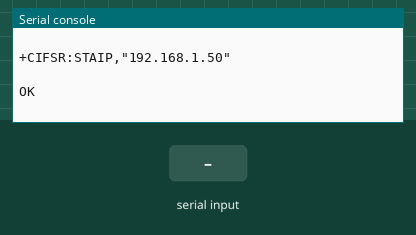
The program below on a simulated Raspberry Pi Pico running MicroPython. Parts: the last lines printed to the serial console. The test bench sets the inputs (shaded band). The modem accepts every AT command (registered, SIM ready, sends succeed) and sends nothing else.

Above: at 4.2 s.
4.3 s: ",\n" received over the second serial link
At 5.5 s:
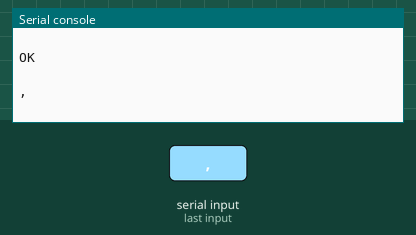
5.8 s: ":\n" received over the second serial link
At 6.9 s:
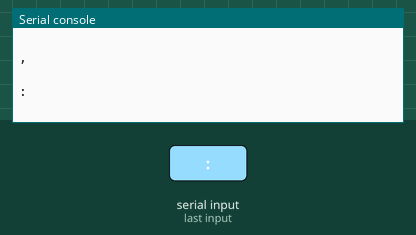

The program:

TCP_Server.py
```python
#!/usr/bin/env python3
# -*- coding: utf-8 -*-
# －－－－Hunan Chuanglebo Intelligent Technology Co., Ltd.－－－－
#  File name：TCP_Client.py
#  Version：V2.0
#  author: zhulin
# Description: WIFI TCP server-side communication case
#---------------------------------------
from machine import UART, Pin
import utime,time

# WIFI router information, please fill in your own WIFI router information
SSID='***********'       # WIFI name
password = '*********'   # WIFI password
Port = '8080'            # Custom port number

# The serial port is mapped to the GP0 and GP1 ports. When using this port and
# when communicating with the WIFI module, do not use the GP0 and GP1 ports
esp_uart = UART(0, 115200) # Serial port 0, baud rate 115200

# Send command function
def esp_sendCMD(cmd,ack,timeout=2000):
    esp_uart.write(cmd+'\r\n')
    i_t = utime.ticks_ms()
    while (utime.ticks_ms() - i_t) < timeout:
        s_get=esp_uart.read()
        if(s_get != None):
            s_get=s_get.decode()
            print(s_get)
            if(s_get.find(ack) >= 0):
                return True
    return False

# Send data
def esp_sendData(ID,data):
    esp_sendCMD('AT+CIPSEND='+str(ID)+','+str(len(data)),'>')
    esp_uart.write(data)

# Receive data
def esp_ReceiveData():
    s_get=esp_uart.read()
    if(s_get != None):
        s_get=s_get.decode()
        print(s_get)
        if(s_get.find('+IPD') >= 0):
            n1=s_get.find('+IPD,')
            n2=s_get.find(',',n1+5)
            ID=int(s_get[n1+5:n2])
            n3=s_get.find(':')
            s_get=s_get[n3+1:]
            return ID,s_get
    return None,None

# Program entrance
if __name__ == "__main__":
    esp_uart.write('+++')            # Initialize and exit transparent transmission mode
    time.sleep(1)
    if(esp_uart.any()>0):
        esp_uart.read()
    esp_sendCMD("AT","OK")           # AT command
    esp_sendCMD("AT+CWMODE=3","OK")  # Configure WiFi mode
    esp_sendCMD("AT+CWJAP=\""+SSID+"\",\""+password+"\"","OK",20000) # Connect to router
    esp_sendCMD("AT+CIPMUX=1","OK")            # Enable multiple connections
    esp_sendCMD("AT+CIPSERVER=1,"+Port,"OK")   # Establish TCP server
    esp_sendCMD("AT+CIFSR","OK")               # Query the IP address of the WIFI module

    while True:
        ID,s_get=esp_ReceiveData()            # receive data
        if(ID != None):
            esp_sendData(ID,s_get)            # If the received data is not empty, return
```

Measured:
- after the input at 4.3 s, the serial console: prints a new line at once (image 1)
- after the input at 5.8 s, the serial console: prints a new line at once (image 2)
